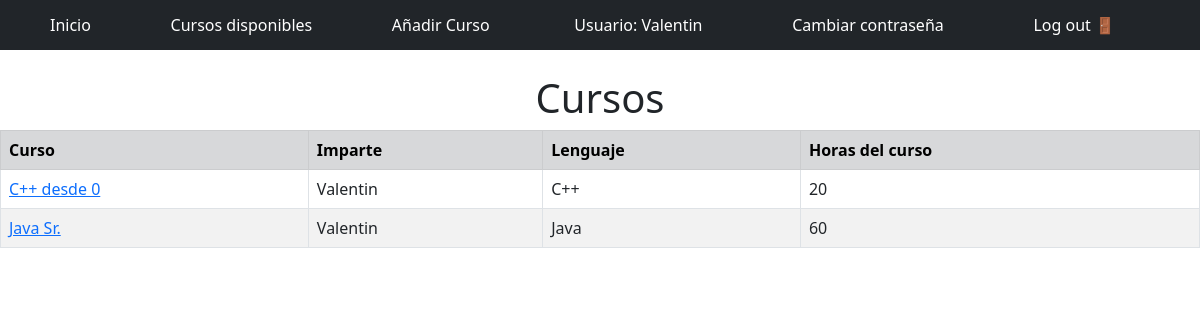
/curso/ (signed in), run on the app's committed database.
### users/models.py (models this page shows)
class CostumUser(AbstractUser):
    Nombre = models.CharField(max_length=30)
    edad = models.IntegerField(null=True, blank=True)
    pais = models.CharField(max_length=30)

### Cursos/models.py (models this page shows, shortened)
class Curso(models.Model):
    Nombre = models.CharField(max_length=50)
    Descripcion = models.TextField(max_length=300)
    Creador = models.ForeignKey(get_user_model(), on_delete=models.CASCADE)
    Experiencia = models.IntegerField()
    Lenguaje = models.ForeignKey(Lenguaje, on_delete=models.CASCADE)
    Horas = models.IntegerField()
    Contacto = models.CharField(max_length=50)
    FechaCreacion = models.DateTimeField(auto_now_add=True)

class Lenguaje(models.Model):
    Nombre = models.CharField(max_length=50)
    Historia = models.TextField(max_length=200)
    def __str__(self):
        return self.Nombre

### Cursos/views.py (the view)
# urls.py: path('curso/', CursosPageView.as_view(), name='curso'),
class CursosPageView(ListView):
    template_name = 'cursos.html'
    model = Curso
    context_object_name = 'Todos_Los_Cursos'

### Cursos/templates/cursos.html (shortened to what this page needs)
{% extends 'base.html' %}
{% block content %}
<h1 style="text-align: center;">Cursos</h1>
<table style="margin: 0 auto;" class="table table-striped table-bordered">
    <tr class="table-secondary">
        <th>Curso</th>
        <th>Imparte</th>
        <th>Lenguaje</th>
        <th>Horas del curso</th>
    </tr>
    {% for curso in Todos_Los_Cursos %}
    <tr>
        <td><a href="{% url 'curso_detalle' curso.pk %}">{{curso.Nombre}}</a></td>
        <td>{{curso.Creador}}</td>
        <td>{{curso.Lenguaje}}</td>
        <td>{{curso.Horas}}</td>
    </tr>
    {% endfor %}
</table>
{% endblock %}

### Cursos/templates/base.html (shortened to what this page needs)
{% load static %}
<header>
    <link rel="stylesheet" href="{% static 'css/bootcss/bootstrap.css' %}">
    <nav class="navbar navbar-dark bg-dark">
    {% if user.is_authenticated %}
        {% if user.is_superuser %}
            <a class="nav-link" style="color: white; margin-left: 50px;" href="{% url 'home' %}">Inicio</a>
            <a class="nav-link" href="{% url 'curso' %}" style="color: white;">Cursos disponibles</a>
            <a class="nav-link" href="{% url 'curso_nuevo' %}" style="color: white;">Añadir Curso</a>
            <a class="nav-link disabled" style="color: white; padding: 5px;">Usuario: {{ user.username }}</a>
            <a class="nav-link" href="{% url 'admin:password_change' %}" style="color: white; padding: 5px;">Cambiar contraseña</a>
            <a class="nav-link" style="color: white; margin-right: 80px; padding: 5px;" href="{% url 'logout' %}">Log out 🚪</a>
        {% endif %}
    {% else %}
        <a class="nav-link" style="color: white; margin-left: 30px; padding: 5px;" href="{% url 'login' %}"> Login 👤</a>
        <a class="nav-link" style="color: white; margin-right: 30px; padding: 5px;" href="{% url 'signup' %}"> Registrarse 📖</a>
    {% endif %}
    </nav>
</header>
{% block content %}
{% endblock content %}

### data on the page
CostumUser: username "Valentin"
Curso: Nombre "C++ desde 0", Creador "Valentin", Lenguaje "C++", Horas "20"
Curso: Nombre "Java Sr.", Creador "Valentin", Lenguaje "Java", Horas "60"
